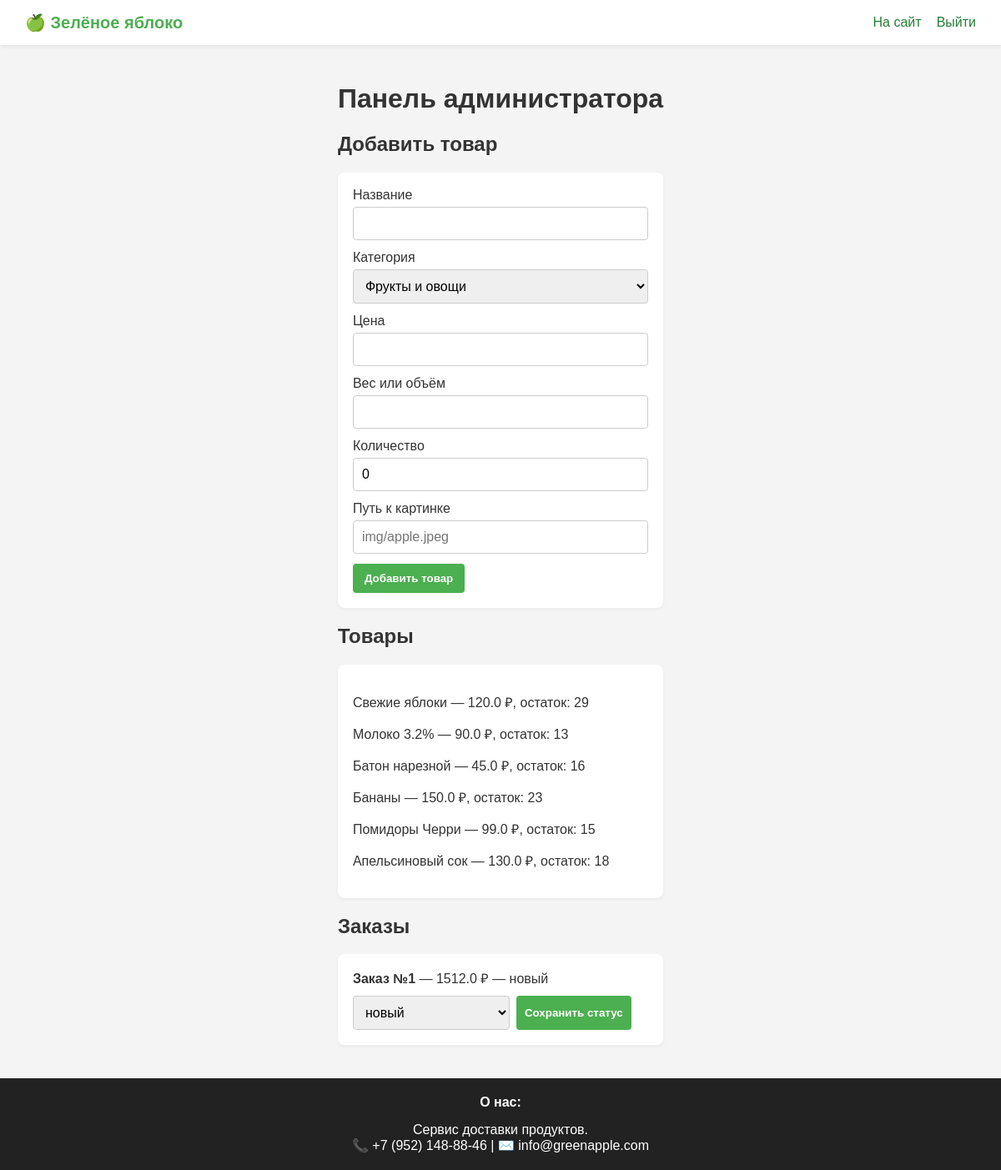
The page /admin (signed in) on the database its author committed.
### database.py (models this page shows)
class Product(Base):
    __tablename__ = "products"
    id = Column(Integer, primary_key=True)
    category_id = Column(Integer, ForeignKey("categories.id"))
    name = Column(String(150), nullable=False)
    description = Column(Text)
    price = Column(Float, nullable=False)
    old_price = Column(Float)
    weight = Column(String(50))
    image = Column(String(255))
    stock = Column(Integer, default=0)
    is_active = Column(Boolean, default=True)

class Order(Base):
    __tablename__ = "orders"
    id = Column(Integer, primary_key=True)
    user_id = Column(Integer, ForeignKey("users.id"), nullable=False)
    total_price = Column(Float, nullable=False)
    phone = Column(String(30), nullable=False)
    address = Column(Text)
    comment = Column(Text)
    delivery_method = Column(String(30), default="delivery")
    delivery_price = Column(Float, default=199)
    promo_discount = Column(Float, default=0)
    status = Column(String(30), default="новый")
    created_at = Column(DateTime, default=datetime.now)
    items = relationship("OrderItem", back_populates="order", cascade="all, delete-orphan")

### main.py (the view)
@app.get("/admin", response_class=HTMLResponse)
def admin_page(request: Request, message: str = ""):
    db = SessionLocal()
    try:
        user = get_current_user(request, db)
        if not user or user.role != "admin": return RedirectResponse("/login", status_code=303)
        products = db.query(Product).order_by(Product.id).all()
        orders = db.query(Order).order_by(Order.created_at.desc()).all()
        categories = db.query(Category).all()
        return render(request, "admin.html", {"user":user,"products":products,"orders":orders,"categories":categories,"message":message})
    finally: db.close()

### templates/admin.html
<!DOCTYPE html><html lang="ru"><head><meta charset="UTF-8"><meta name="viewport" content="width=device-width, initial-scale=1"><title>Администрирование</title><link rel="stylesheet" href="/static/css/style.css"></head><body><header><a class="logo" href="/">🍏 Зелёное яблоко</a><nav><a href="/">На сайт</a><a href="/logout">Выйти</a></nav></header><main class="container"><h1>Панель администратора</h1><h2>Добавить товар</h2><form class="panel form" method="post" action="/admin/product"><label>Название<input name="name" required></label><label>Категория<select name="category_id">{% for c in categories %}<option value="{{ c.id }}">{{ c.name }}</option>{% endfor %}</select></label><label>Цена<input type="number" step="0.01" min="0" name="price" required></label><label>Вес или объём<input name="weight"></label><label>Количество<input type="number" min="0" name="stock" value="0"></label><label>Путь к картинке<input name="image" placeholder="img/apple.jpeg"></label><button class="btn">Добавить товар</button></form><h2>Товары</h2><div class="panel">{% for p in products %}<p>{{ p.name }} — {{ p.price }} ₽, остаток: {{ p.stock }}</p>{% endfor %}</div><h2>Заказы</h2>{% for o in orders %}<div class="panel order"><b>Заказ №{{ o.id }}</b> — {{ o.total_price }} ₽ — {{ o.status }}<form method="post" action="/admin/status/{{ o.id }}"><select name="status">{% for s in ['новый','принят','собирается','передан в доставку','выполнен','отменён'] %}<option {% if o.status == s %}selected{% endif %}>{{ s }}</option>{% endfor %}</select><button class="btn small">Сохранить статус</button></form></div>{% endfor %}</main><footer><b>О нас:</b> Сервис доставки продуктов.<br>📞 +7 (952) 148-88-46 | ✉️ info@greenapple.com</footer></body></html>

### static/css/style.css (style rules this page uses)
* { box-sizing:border-box }
html,body { min-height:100%; }
body { font-family:Arial,sans-serif;margin:0;background:#f4f4f4;color:#333;min-height:100vh;display:flex;flex-direction:column }
main { flex:1 0 auto }
header,footer { background:#fff;padding:15px 30px;display:flex;justify-content:space-between;align-items:center;gap:15px;box-shadow:0 2px 4px #00000012 }
header nav { display:flex;gap:18px;flex-wrap:wrap }
a { color:#267d36;text-decoration:none }
.logo { font-size:20px;font-weight:bold;color:#4caf50 }
.container { max-width:1000px;margin:25px auto;padding:0 15px }
.btn { background:#4caf50;color:white;border:0;padding:10px 14px;border-radius:4px;cursor:pointer;font-weight:bold }
.small { padding:7px 10px }
.filters input,.filters select,input,textarea,select { padding:10px;border:1px solid #ccc;border-radius:4px;font:inherit }
.panel { background:#fff;border-radius:8px;padding:18px;margin:15px 0;box-shadow:0 2px 5px #0000000b }
.form { display:flex;flex-direction:column;gap:12px }
.form label { display:flex;flex-direction:column;gap:5px }
.form .btn { align-self:flex-start }
.order form { display:flex;gap:8px;margin-top:10px }
footer { background:#222;color:white;flex-direction:column;text-align:center;margin-top:auto;flex-shrink:0;padding:20px 30px }

### rows shown on the page
Product: name "Свежие яблоки", price "120.0", stock "29"
Product: name "Молоко 3.2%", price "90.0", stock "13"
Product: name "Батон нарезной", price "45.0", stock "16"
Product: name "Бананы", price "150.0", stock "23"
Product: name "Помидоры Черри", price "99.0", stock "15"
Product: name "Апельсиновый сок", price "130.0", stock "18"
Order: id "1", total_price "1512.0", status "новый"

### other values the page prints
form field category_id "Фрукты и овощи"
